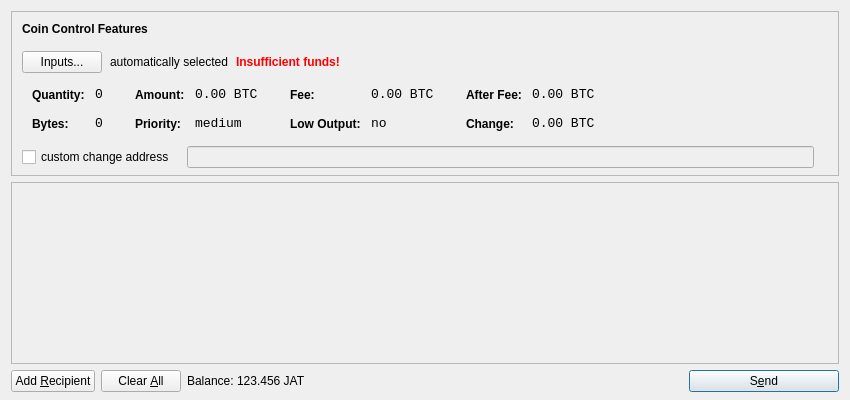
<?xml version="1.0" encoding="UTF-8"?>
<ui version="4.0">
 <class>SendCoinsDialog</class>
 <widget class="QDialog" name="SendCoinsDialog">
  <property name="geometry">
   <rect>
    <x>0</x>
    <y>0</y>
    <width>850</width>
    <height>400</height>
   </rect>
  </property>
  <property name="windowTitle">
   <string>Send Coins</string>
  </property>
  <layout class="QVBoxLayout" name="verticalLayout" stretch="0,1,0">
   <property name="bottomMargin">
    <number>8</number>
   </property>
   <item>
    <widget class="QFrame" name="frameCoinControl">
     <property name="sizePolicy">
      <sizepolicy hsizetype="Expanding" vsizetype="Expanding">
       <horstretch>0</horstretch>
       <verstretch>0</verstretch>
      </sizepolicy>
     </property>
     <property name="maximumSize">
      <size>
       <width>16777215</width>
       <height>16777215</height>
      </size>
     </property>
     <property name="frameShape">
      <enum>QFrame::StyledPanel</enum>
     </property>
     <property name="frameShadow">
      <enum>QFrame::Sunken</enum>
     </property>
     <layout class="QVBoxLayout" name="verticalLayoutCoinControl2">
      <property name="spacing">
       <number>-1</number>
      </property>
      <property name="leftMargin">
       <number>0</number>
      </property>
      <property name="topMargin">
       <number>0</number>
      </property>
      <property name="rightMargin">
       <number>0</number>
      </property>
      <property name="bottomMargin">
       <number>6</number>
      </property>
      <item>
       <layout class="QVBoxLayout" name="verticalLayoutCoinControl" stretch="0,0,0,0,1">
        <property name="spacing">
         <number>0</number>
        </property>
        <property name="leftMargin">
         <number>10</number>
        </property>
        <property name="topMargin">
         <number>10</number>
        </property>
        <item>
         <layout class="QHBoxLayout" name="horizontalLayoutCoinControl1">
          <property name="bottomMargin">
           <number>15</number>
          </property>
          <item>
           <widget class="QLabel" name="labelCoinControlFeatures">
            <property name="sizePolicy">
             <sizepolicy hsizetype="Preferred" vsizetype="Maximum">
              <horstretch>0</horstretch>
              <verstretch>0</verstretch>
             </sizepolicy>
            </property>
            <property name="font">
             <font>
              <weight>75</weight>
              <bold>true</bold>
             </font>
            </property>
            <property name="styleSheet">
             <string notr="true">font-weight:bold;</string>
            </property>
            <property name="text">
             <string>Coin Control Features</string>
            </property>
           </widget>
          </item>
         </layout>
        </item>
        <item>
         <layout class="QHBoxLayout" name="horizontalLayoutCoinControl2" stretch="0,0,0,0">
          <property name="spacing">
           <number>8</number>
          </property>
          <property name="bottomMargin">
           <number>10</number>
          </property>
          <item>
           <widget class="QPushButton" name="pushButtonCoinControl">
            <property name="styleSheet">
             <string notr="true"/>
            </property>
            <property name="text">
             <string>Inputs...</string>
            </property>
           </widget>
          </item>
          <item>
           <widget class="QLabel" name="labelCoinControlAutomaticallySelected">
            <property name="text">
             <string>automatically selected</string>
            </property>
            <property name="margin">
             <number>5</number>
            </property>
           </widget>
          </item>
          <item>
           <widget class="QLabel" name="labelCoinControlInsuffFunds">
            <property name="font">
             <font>
              <weight>75</weight>
              <bold>true</bold>
             </font>
            </property>
            <property name="styleSheet">
             <string notr="true">color:red;font-weight:bold;</string>
            </property>
            <property name="text">
             <string>Insufficient funds!</string>
            </property>
            <property name="margin">
             <number>5</number>
            </property>
           </widget>
          </item>
          <item>
           <spacer name="horizontalSpacerCoinControl">
            <property name="orientation">
             <enum>Qt::Horizontal</enum>
            </property>
            <property name="sizeHint" stdset="0">
             <size>
              <width>40</width>
              <height>1</height>
             </size>
            </property>
           </spacer>
          </item>
         </layout>
        </item>
        <item>
         <widget class="QWidget" name="widgetCoinControl" native="true">
          <property name="sizePolicy">
           <sizepolicy hsizetype="Preferred" vsizetype="Preferred">
            <horstretch>0</horstretch>
            <verstretch>0</verstretch>
           </sizepolicy>
          </property>
          <property name="minimumSize">
           <size>
            <width>0</width>
            <height>0</height>
           </size>
          </property>
          <property name="styleSheet">
           <string notr="true"/>
          </property>
          <layout class="QHBoxLayout" name="horizontalLayoutCoinControl5">
           <property name="margin">
            <number>0</number>
           </property>
           <item>
            <layout class="QHBoxLayout" name="horizontalLayoutCoinControl3" stretch="0,0,0,1">
             <property name="spacing">
              <number>20</number>
             </property>
             <property name="topMargin">
              <number>0</number>
             </property>
             <property name="bottomMargin">
              <number>10</number>
             </property>
             <item>
              <layout class="QFormLayout" name="formLayoutCoinControl1">
               <property name="horizontalSpacing">
                <number>10</number>
               </property>
               <property name="verticalSpacing">
                <number>14</number>
               </property>
               <property name="leftMargin">
                <number>10</number>
               </property>
               <property name="topMargin">
                <number>4</number>
               </property>
               <property name="rightMargin">
                <number>6</number>
               </property>
               <item row="0" column="0">
                <widget class="QLabel" name="labelCoinControlQuantityText">
                 <property name="styleSheet">
                  <string notr="true">font-weight:bold;</string>
                 </property>
                 <property name="text">
                  <string>Quantity:</string>
                 </property>
                 <property name="margin">
                  <number>0</number>
                 </property>
                </widget>
               </item>
               <item row="0" column="1">
                <widget class="QLabel" name="labelCoinControlQuantity">
                 <property name="font">
                  <font>
                   <family>Monospace</family>
                   <pointsize>10</pointsize>
                  </font>
                 </property>
                 <property name="cursor">
                  <cursorShape>IBeamCursor</cursorShape>
                 </property>
                 <property name="contextMenuPolicy">
                  <enum>Qt::ActionsContextMenu</enum>
                 </property>
                 <property name="text">
                  <string notr="true">0</string>
                 </property>
                 <property name="margin">
                  <number>0</number>
                 </property>
                 <property name="textInteractionFlags">
                  <set>Qt::LinksAccessibleByMouse|Qt::TextSelectableByKeyboard|Qt::TextSelectableByMouse</set>
                 </property>
                </widget>
               </item>
               <item row="1" column="0">
                <widget class="QLabel" name="labelCoinControlBytesText">
                 <property name="styleSheet">
                  <string notr="true">font-weight:bold;</string>
                 </property>
                 <property name="text">
                  <string>Bytes:</string>
                 </property>
                </widget>
               </item>
               <item row="1" column="1">
                <widget class="QLabel" name="labelCoinControlBytes">
                 <property name="font">
                  <font>
                   <family>Monospace</family>
                   <pointsize>10</pointsize>
                  </font>
                 </property>
                 <property name="cursor">
                  <cursorShape>IBeamCursor</cursorShape>
                 </property>
                 <property name="contextMenuPolicy">
                  <enum>Qt::ActionsContextMenu</enum>
                 </property>
                 <property name="text">
                  <string notr="true">0</string>
                 </property>
                 <property name="textInteractionFlags">
                  <set>Qt::LinksAccessibleByMouse|Qt::TextSelectableByKeyboard|Qt::TextSelectableByMouse</set>
                 </property>
                </widget>
               </item>
              </layout>
             </item>
             <item>
              <layout class="QFormLayout" name="formLayoutCoinControl2">
               <property name="horizontalSpacing">
                <number>10</number>
               </property>
               <property name="verticalSpacing">
                <number>14</number>
               </property>
               <property name="leftMargin">
                <number>6</number>
               </property>
               <property name="topMargin">
                <number>4</number>
               </property>
               <property name="rightMargin">
                <number>6</number>
               </property>
               <item row="0" column="0">
                <widget class="QLabel" name="labelCoinControlAmountText">
                 <property name="styleSheet">
                  <string notr="true">font-weight:bold;</string>
                 </property>
                 <property name="text">
                  <string>Amount:</string>
                 </property>
                 <property name="margin">
                  <number>0</number>
                 </property>
                </widget>
               </item>
               <item row="0" column="1">
                <widget class="QLabel" name="labelCoinControlAmount">
                 <property name="font">
                  <font>
                   <family>Monospace</family>
                   <pointsize>10</pointsize>
                  </font>
                 </property>
                 <property name="cursor">
                  <cursorShape>IBeamCursor</cursorShape>
                 </property>
                 <property name="contextMenuPolicy">
                  <enum>Qt::ActionsContextMenu</enum>
                 </property>
                 <property name="text">
                  <string notr="true">0.00 BTC</string>
                 </property>
                 <property name="textInteractionFlags">
                  <set>Qt::LinksAccessibleByMouse|Qt::TextSelectableByKeyboard|Qt::TextSelectableByMouse</set>
                 </property>
                </widget>
               </item>
               <item row="1" column="0">
                <widget class="QLabel" name="labelCoinControlPriorityText">
                 <property name="styleSheet">
                  <string notr="true">font-weight:bold;</string>
                 </property>
                 <property name="text">
                  <string>Priority:</string>
                 </property>
                </widget>
               </item>
               <item row="1" column="1">
                <widget class="QLabel" name="labelCoinControlPriority">
                 <property name="font">
                  <font>
                   <family>Monospace</family>
                   <pointsize>10</pointsize>
                  </font>
                 </property>
                 <property name="cursor">
                  <cursorShape>IBeamCursor</cursorShape>
                 </property>
                 <property name="contextMenuPolicy">
                  <enum>Qt::ActionsContextMenu</enum>
                 </property>
                 <property name="text">
                  <string>medium</string>
                 </property>
                 <property name="textInteractionFlags">
                  <set>Qt::LinksAccessibleByMouse|Qt::TextSelectableByKeyboard|Qt::TextSelectableByMouse</set>
                 </property>
                </widget>
               </item>
              </layout>
             </item>
             <item>
              <layout class="QFormLayout" name="formLayoutCoinControl3">
               <property name="horizontalSpacing">
                <number>10</number>
               </property>
               <property name="verticalSpacing">
                <number>14</number>
               </property>
               <property name="leftMargin">
                <number>6</number>
               </property>
               <property name="topMargin">
                <number>4</number>
               </property>
               <property name="rightMargin">
                <number>6</number>
               </property>
               <item row="0" column="0">
                <widget class="QLabel" name="labelCoinControlFeeText">
                 <property name="styleSheet">
                  <string notr="true">font-weight:bold;</string>
                 </property>
                 <property name="text">
                  <string>Fee:</string>
                 </property>
                 <property name="margin">
                  <number>0</number>
                 </property>
                </widget>
               </item>
               <item row="0" column="1">
                <widget class="QLabel" name="labelCoinControlFee">
                 <property name="font">
                  <font>
                   <family>Monospace</family>
                   <pointsize>10</pointsize>
                  </font>
                 </property>
                 <property name="cursor">
                  <cursorShape>IBeamCursor</cursorShape>
                 </property>
                 <property name="contextMenuPolicy">
                  <enum>Qt::ActionsContextMenu</enum>
                 </property>
                 <property name="text">
                  <string notr="true">0.00 BTC</string>
                 </property>
                 <property name="textInteractionFlags">
                  <set>Qt::LinksAccessibleByMouse|Qt::TextSelectableByKeyboard|Qt::TextSelectableByMouse</set>
                 </property>
                </widget>
               </item>
               <item row="1" column="0">
                <widget class="QLabel" name="labelCoinControlLowOutputText">
                 <property name="styleSheet">
                  <string notr="true">font-weight:bold;</string>
                 </property>
                 <property name="text">
                  <string>Low Output:</string>
                 </property>
                </widget>
               </item>
               <item row="1" column="1">
                <widget class="QLabel" name="labelCoinControlLowOutput">
                 <property name="font">
                  <font>
                   <family>Monospace</family>
                   <pointsize>10</pointsize>
                  </font>
                 </property>
                 <property name="cursor">
                  <cursorShape>IBeamCursor</cursorShape>
                 </property>
                 <property name="contextMenuPolicy">
                  <enum>Qt::ActionsContextMenu</enum>
                 </property>
                 <property name="text">
                  <string>no</string>
                 </property>
                 <property name="textInteractionFlags">
                  <set>Qt::LinksAccessibleByMouse|Qt::TextSelectableByKeyboard|Qt::TextSelectableByMouse</set>
                 </property>
                </widget>
               </item>
              </layout>
             </item>
             <item>
              <layout class="QFormLayout" name="formLayoutCoinControl4">
               <property name="horizontalSpacing">
                <number>10</number>
               </property>
               <property name="verticalSpacing">
                <number>14</number>
               </property>
               <property name="leftMargin">
                <number>6</number>
               </property>
               <property name="topMargin">
                <number>4</number>
               </property>
               <property name="rightMargin">
                <number>6</number>
               </property>
               <item row="0" column="0">
                <widget class="QLabel" name="labelCoinControlAfterFeeText">
                 <property name="styleSheet">
                  <string notr="true">font-weight:bold;</string>
                 </property>
                 <property name="text">
                  <string>After Fee:</string>
                 </property>
                 <property name="margin">
                  <number>0</number>
                 </property>
                </widget>
               </item>
               <item row="0" column="1">
                <widget class="QLabel" name="labelCoinControlAfterFee">
                 <property name="font">
                  <font>
                   <family>Monospace</family>
                   <pointsize>10</pointsize>
                  </font>
                 </property>
                 <property name="cursor">
                  <cursorShape>IBeamCursor</cursorShape>
                 </property>
                 <property name="contextMenuPolicy">
                  <enum>Qt::ActionsContextMenu</enum>
                 </property>
                 <property name="text">
                  <string notr="true">0.00 BTC</string>
                 </property>
                 <property name="textInteractionFlags">
                  <set>Qt::LinksAccessibleByMouse|Qt::TextSelectableByKeyboard|Qt::TextSelectableByMouse</set>
                 </property>
                </widget>
               </item>
               <item row="1" column="0">
                <widget class="QLabel" name="labelCoinControlChangeText">
                 <property name="styleSheet">
                  <string notr="true">font-weight:bold;</string>
                 </property>
                 <property name="text">
                  <string>Change:</string>
                 </property>
                </widget>
               </item>
               <item row="1" column="1">
                <widget class="QLabel" name="labelCoinControlChange">
                 <property name="font">
                  <font>
                   <family>Monospace</family>
                   <pointsize>10</pointsize>
                  </font>
                 </property>
                 <property name="cursor">
                  <cursorShape>IBeamCursor</cursorShape>
                 </property>
                 <property name="contextMenuPolicy">
                  <enum>Qt::ActionsContextMenu</enum>
                 </property>
                 <property name="text">
                  <string notr="true">0.00 BTC</string>
                 </property>
                 <property name="textInteractionFlags">
                  <set>Qt::LinksAccessibleByMouse|Qt::TextSelectableByKeyboard|Qt::TextSelectableByMouse</set>
                 </property>
                </widget>
               </item>
              </layout>
             </item>
            </layout>
           </item>
          </layout>
         </widget>
        </item>
        <item>
         <layout class="QHBoxLayout" name="horizontalLayoutCoinControl4" stretch="0,0,0">
          <property name="spacing">
           <number>12</number>
          </property>
          <property name="sizeConstraint">
           <enum>QLayout::SetDefaultConstraint</enum>
          </property>
          <property name="topMargin">
           <number>5</number>
          </property>
          <property name="rightMargin">
           <number>5</number>
          </property>
          <item>
           <widget class="QCheckBox" name="checkBoxCoinControlChange">
            <property name="text">
             <string>custom change address</string>
            </property>
           </widget>
          </item>
          <item>
           <widget class="QLineEdit" name="lineEditCoinControlChange">
            <property name="enabled">
             <bool>false</bool>
            </property>
            <property name="sizePolicy">
             <sizepolicy hsizetype="Expanding" vsizetype="Fixed">
              <horstretch>0</horstretch>
              <verstretch>0</verstretch>
             </sizepolicy>
            </property>
           </widget>
          </item>
          <item>
           <widget class="QLabel" name="labelCoinControlChangeLabel">
            <property name="sizePolicy">
             <sizepolicy hsizetype="Preferred" vsizetype="Expanding">
              <horstretch>0</horstretch>
              <verstretch>0</verstretch>
             </sizepolicy>
            </property>
            <property name="minimumSize">
             <size>
              <width>0</width>
              <height>0</height>
             </size>
            </property>
            <property name="text">
             <string/>
            </property>
            <property name="margin">
             <number>3</number>
            </property>
           </widget>
          </item>
         </layout>
        </item>
        <item>
         <spacer name="verticalSpacerCoinControl">
          <property name="orientation">
           <enum>Qt::Vertical</enum>
          </property>
          <property name="sizeHint" stdset="0">
           <size>
            <width>800</width>
            <height>1</height>
           </size>
          </property>
         </spacer>
        </item>
       </layout>
      </item>
     </layout>
    </widget>
   </item>
   <item>
    <widget class="QScrollArea" name="scrollArea">
     <property name="widgetResizable">
      <bool>true</bool>
     </property>
     <widget class="QWidget" name="scrollAreaWidgetContents">
      <property name="geometry">
       <rect>
        <x>0</x>
        <y>0</y>
        <width>830</width>
        <height>165</height>
       </rect>
      </property>
      <layout class="QVBoxLayout" name="verticalLayout_2">
       <property name="margin">
        <number>0</number>
       </property>
       <item>
        <layout class="QVBoxLayout" name="entries">
         <property name="spacing">
          <number>6</number>
         </property>
        </layout>
       </item>
       <item>
        <spacer name="verticalSpacer">
         <property name="orientation">
          <enum>Qt::Vertical</enum>
         </property>
         <property name="sizeHint" stdset="0">
          <size>
           <width>20</width>
           <height>40</height>
          </size>
         </property>
        </spacer>
       </item>
      </layout>
     </widget>
    </widget>
   </item>
   <item>
    <layout class="QHBoxLayout" name="horizontalLayout">
     <item>
      <widget class="QPushButton" name="addButton">
       <property name="toolTip">
        <string>Send to multiple recipients at once</string>
       </property>
       <property name="text">
        <string>Add &amp;Recipient</string>
       </property>
       <property name="icon">
        <iconset resource="../bitcoin.qrc">
         <normaloff>:/icons/add</normaloff>:/icons/add</iconset>
       </property>
       <property name="autoDefault">
        <bool>false</bool>
       </property>
      </widget>
     </item>
     <item>
      <widget class="QPushButton" name="clearButton">
       <property name="sizePolicy">
        <sizepolicy hsizetype="Minimum" vsizetype="Fixed">
         <horstretch>0</horstretch>
         <verstretch>0</verstretch>
        </sizepolicy>
       </property>
       <property name="toolTip">
        <string>Remove all transaction fields</string>
       </property>
       <property name="text">
        <string>Clear &amp;All</string>
       </property>
       <property name="icon">
        <iconset resource="../bitcoin.qrc">
         <normaloff>:/icons/remove</normaloff>:/icons/remove</iconset>
       </property>
       <property name="autoRepeatDelay">
        <number>300</number>
       </property>
       <property name="autoDefault">
        <bool>false</bool>
       </property>
      </widget>
     </item>
     <item>
      <layout class="QHBoxLayout" name="horizontalLayout_2">
       <property name="spacing">
        <number>3</number>
       </property>
       <item>
        <widget class="QLabel" name="label">
         <property name="text">
          <string>Balance:</string>
         </property>
        </widget>
       </item>
       <item>
        <widget class="QLabel" name="labelBalance">
         <property name="cursor">
          <cursorShape>IBeamCursor</cursorShape>
         </property>
         <property name="text">
          <string>123.456 JAT</string>
         </property>
         <property name="textInteractionFlags">
          <set>Qt::LinksAccessibleByMouse|Qt::TextSelectableByKeyboard|Qt::TextSelectableByMouse</set>
         </property>
        </widget>
       </item>
      </layout>
     </item>
     <item>
      <spacer name="horizontalSpacer">
       <property name="orientation">
        <enum>Qt::Horizontal</enum>
       </property>
       <property name="sizeHint" stdset="0">
        <size>
         <width>40</width>
         <height>20</height>
        </size>
       </property>
      </spacer>
     </item>
     <item>
      <widget class="QPushButton" name="sendButton">
       <property name="minimumSize">
        <size>
         <width>150</width>
         <height>0</height>
        </size>
       </property>
       <property name="toolTip">
        <string>Confirm the send action</string>
       </property>
       <property name="text">
        <string>S&amp;end</string>
       </property>
       <property name="icon">
        <iconset resource="../bitcoin.qrc">
         <normaloff>:/icons/send</normaloff>:/icons/send</iconset>
       </property>
       <property name="default">
        <bool>true</bool>
       </property>
      </widget>
     </item>
    </layout>
   </item>
  </layout>
 </widget>
 <resources>
  <include location="../bitcoin.qrc"/>
 </resources>
 <connections/>
</ui>
